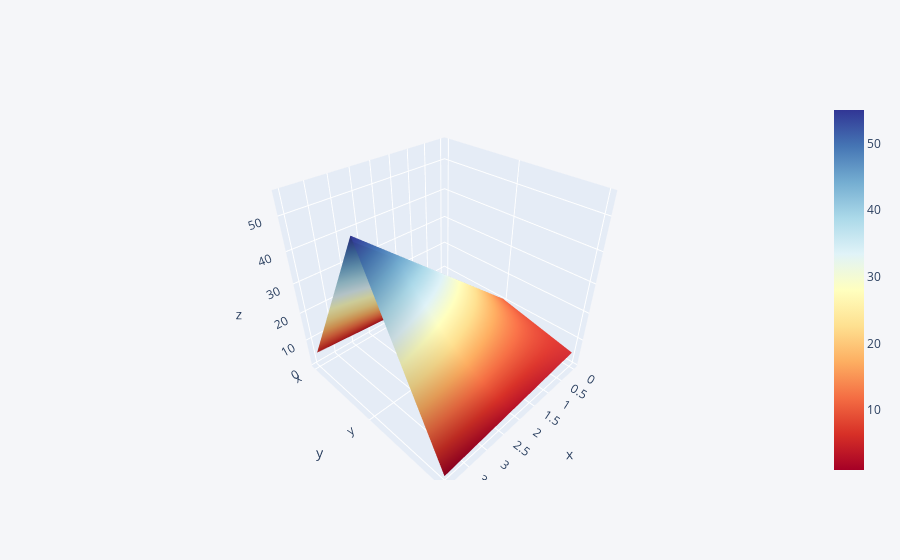

The notebook cell saved with this chart:
### Code cell
df3.iplot(kind='surface',colorscale='rdylbu') #srface plot with red yellow blue colorscale

### Figure 1 — Plotly figure (JSON) as saved in the notebook; plotly's stock layout.template omitted (floating-point values rounded to 4 significant figures)
{"data": [{"colorscale": [[0, "rgb(165,0,38)"], [0.1, "rgb(215,48,39)"], [0.2, "rgb(244,109,67)"], [0.3, "rgb(253,174,97)"], [0.4, "rgb(254,224,144)"], [0.5, "rgb(255,255,191)"], [0.6, "rgb(224,243,248)"], [0.7, "rgb(171,217,233)"], [0.8, "rgb(116,173,209)"], [0.9, "rgb(69,117,180)"], [1, "rgb(49,54,149)"]], "type": "surface", "x": [0, 1, 2, 3, 4], "y": ["x", "y", "z"], "z": [[1, 2, 3, 4, 5], [11, 22, 33, 44, 55], [5, 4, 3, 2, 1]]}], "layout": {"autosize": true, "legend": {"bgcolor": "#F5F6F9", "font": {"color": "#4D5663"}}, "paper_bgcolor": "#F5F6F9", "plot_bgcolor": "#F5F6F9", "scene": {"aspectmode": "auto", "aspectratio": {"x": 1, "y": 1, "z": 1}}, "title": {"font": {"color": "#4D5663"}}, "xaxis": {"gridcolor": "#E1E5ED", "showgrid": true, "tickfont": {"color": "#4D5663"}, "title": {"font": {"color": "#4D5663"}, "text": ""}, "zerolinecolor": "#E1E5ED"}, "yaxis": {"gridcolor": "#E1E5ED", "showgrid": true, "tickfont": {"color": "#4D5663"}, "title": {"font": {"color": "#4D5663"}, "text": ""}, "zerolinecolor": "#E1E5ED"}}}
